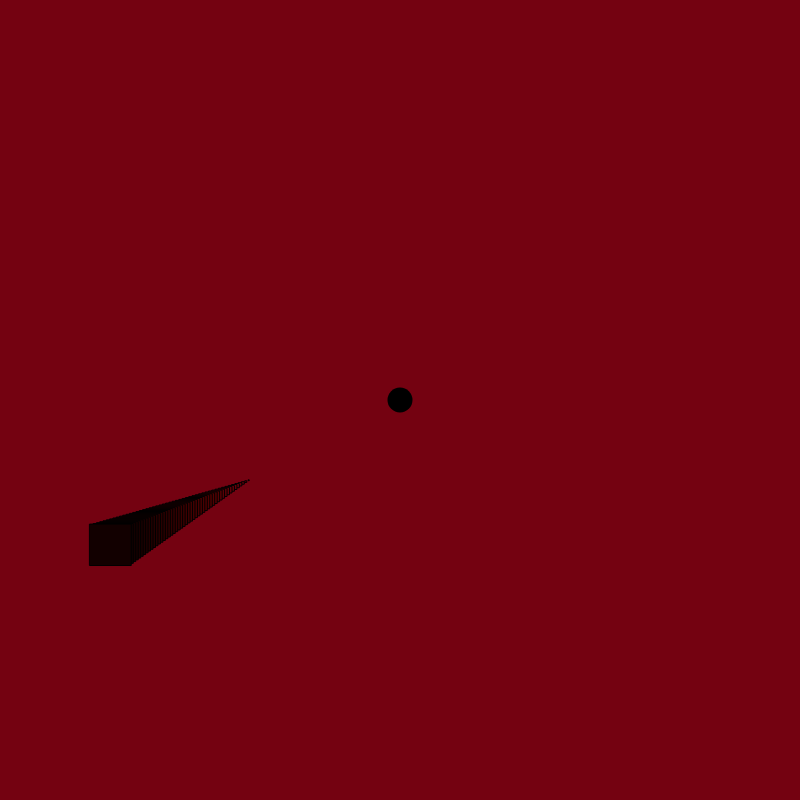
Frame 1 (no input)
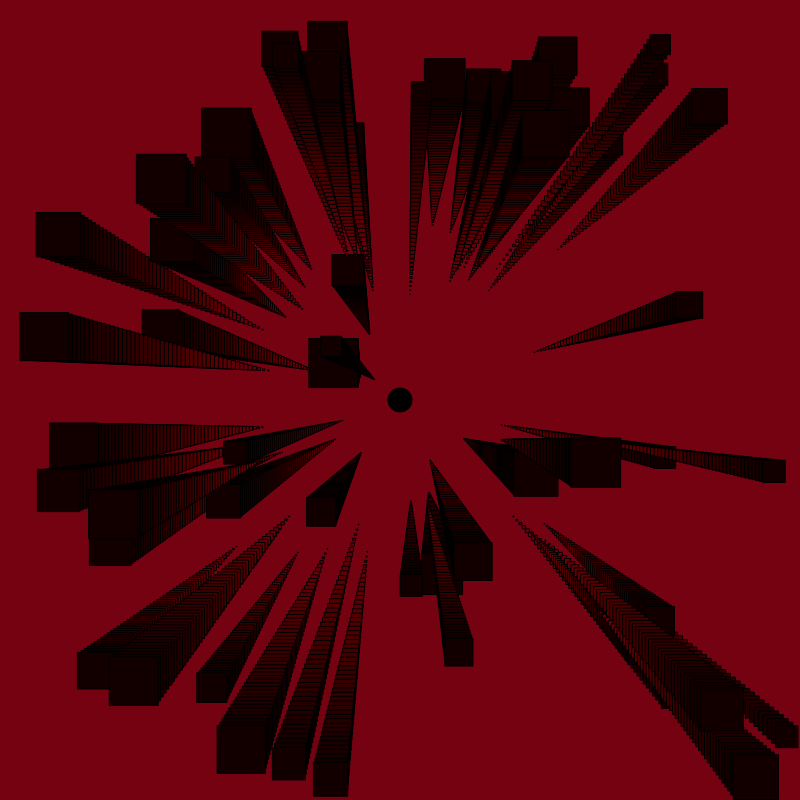
Frame 60 (no input)
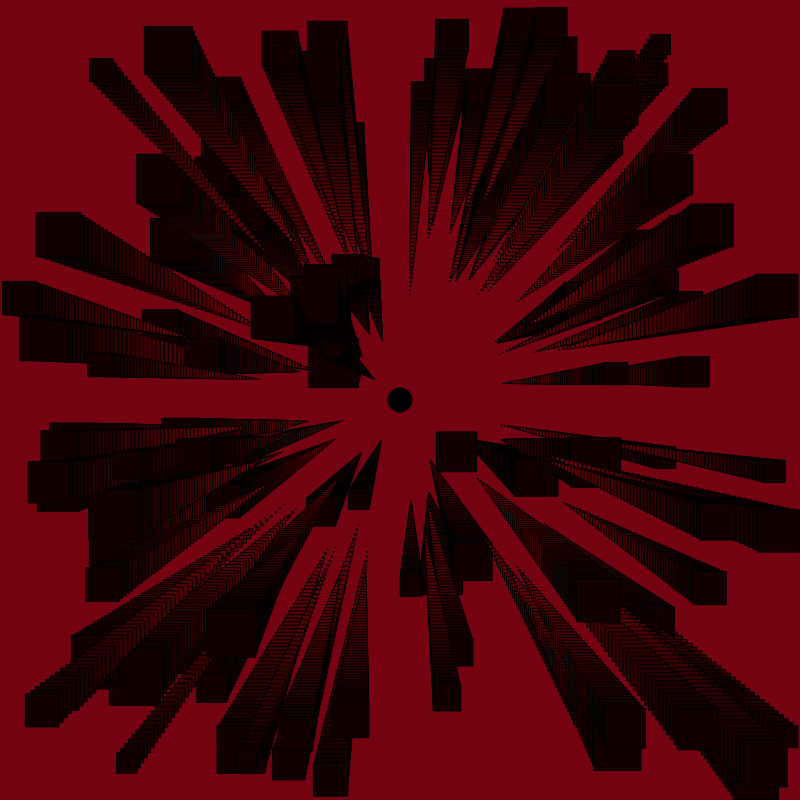
Frame 120 (the mouse pressed at the canvas centre since frame 60)

The p5.js sketch that drew these frames (run headless with seeded random() and noise() and a simulated clock; from frame 60 on, the mouse is pressed at the canvas centre):

// p5.js sketch
// ── sketch.js
//Comets and comet trails!

let num_squares = 150;
let c = 0;
let min_square_size = 20;
let max_square_size = 50;
let edge_thickness = 1;
let bool_array = [0, 1, 2, 3];
let comets = [];

function setup() {
  //num_squares = round(random(6, 12));

  createCanvas(800, 800);
  background('#740211');
  rectMode(CENTER);
  stroke(255);
  fill(255, 0);
  strokeWeight(edge_thickness);

  //draw center shape
  push();
  strokeWeight(0);
  stroke(255);
  fill(0);
  circle(width/2, height/2, 25);
  pop();

  console.log(num_squares);
}

function draw() {
  let square_size = random(min_square_size, max_square_size);
  let rand_bool = random(bool_array);
  let bound_x = abs(random(square_size/2, (width/2) - square_size/2));
  let bound_y = abs(random(square_size/2, (height/2) - square_size/2));

  if (rand_bool == 0) {
    bound_x *= -1;
  } else if (rand_bool == 1) {
    bound_x *= -1;
    bound_y *= -1;
  } else if (rand_bool == 2) {
    bound_y *= -1;
  }

  translate(width/2, height/2);

  let cometPos = createVector(bound_x, bound_y);
  let comet = new Comet(cometPos, square_size, c);
  comets.push(comet);

  if (c < num_squares) {
    console.log('x: ' + bound_x + ' y: ' + bound_y);
    comet.show();
  }
  
  c++;
}

// function mousePressed() {
//   let square_size = random(min_square_size, max_square_size);
//   let cometPos = createVector(mouseX, mouseY);
//   let comet = new Comet(cometPos, square_size, c);
//   comets.push(comet);

//   if (c < num_squares) {
//     //console.log('x: ' + bound_x + ' y: ' + bound_y);
//     comet.show();
//   }
  
//   c++;
// }

function is_intersecting(x, y, size, other_x, other_y, other_size) {
  //https://www.geeksforgeeks.org/find-two-rectangles-overlap/
  let l1 = createVector(x - size/2, x + size/2);
  let r1 = createVector(x + size/2, y - size/2);
  let l2 = createVector(other_x - other_size/2, other_y + other_size/2);
  let r2 = createVector(other_x + other_size/2, other_y - other_size/2);

  if (l1.x == r1.x || l1.y == r1.y || l2.x == r2.x || l2.y == r2.y) {
    return false;
  }

  if (l1.x >= r2.x || l2.x >= r1.x) {
    return false;
  }

  if (l1.y <= r2.y || l2.y <= r1.y) {
    return false;
  }

  return true;
}

  //Failed code for trying to stop object intersection:
  
  // if (c != 0 && c < num_squares) {
  //   OUTER_LOOP: while (intersection == true) {
  //     console.log(c);

  //     //Randomly generating x and y coordinates
  //     bound_x = round(random(square_size, (width/2) - square_size));
  //     bound_y = round(random(square_size, (height/2) - square_size));
    
  //     // if (rand_bool == 0) {
  //     //   bound_x *= -1;
  //     //   bound_y *= 1;
  //     // } else if (rand_bool == 1) {
  //     //   bound_x *= -1;
  //     //   bound_y *= -1;
  //     // } else if (rand_bool == 2) {
  //     //   bound_x *= 1;
  //     //   bound_y *= -1;
  //     // }

  //     //Checking each comet for intersection
  //     INNER_LOOP: for (let comet of comets) {
  //       intersection = is_intersecting(bound_x, bound_y, square_size, comet.pos_x, comet.pos_y, comet.size);

  //       //console.log("Inner loop intersecting?: " + intersection);
  //       if (intersection == true) {
  //         continue OUTER_LOOP;
  //       }
  //     }

  //     //console.log("Intersecting?: " + intersection);

  //     if (intersection == false) {
  //       break;
  //     } else {
  //       continue;
  //     }
  //   }
  // }

// ── comet.js
class Comet {
    constructor(position, size, count) {
        this.pos_x = position.x;
        this.pos_y = position.y;
        this.size = size;
        this.c = count;

        //corners - from top-left, clockwise
        this.corner_a = createVector(position.x - size/2, position.y + size/2); //top-left
        this.corner_b = createVector(position.x + size/2, position.y + size/2); //top-right
        this.corner_c = createVector(position.x + size/2, position.y - size/2); //bottom-right
        this.corner_d = createVector(position.x - size/2, position.y - size/2); //bottom-left
        this.corners = [this.corner_a, this.corner_b, this.corner_c, this.corner_d];  //alt: c, d, a, b

        this.num_tail_squares = 50;
    }

    check_quadrant() {
        if (this.pos_x < 0 && this.pos_y > 0) { //top-left quadrant, -x +y
            return 0;
        } else if (this.pos_x > 0 && this.pos_y > 0) { //top-right quadrant, +x +y
            return 1;
        } else if (this.pos_x < 0 && this.pos_y < 0) { //bottom-left quadrant, -x -y
            return 3;
        } else { //bottom-right quadrant
            return 2;
        }
    }

    draw_tail_lines() {
        //https://stackoverflow.com/questions/2886092/finding-coordinates-of-a-point-between-two-points
        this.quadrant = this.check_quadrant();
        let corner_x = this.corners[this.quadrant].x;
        let corner_y = this.corners[this.quadrant].y;
        let r = random(0.3, 0.51);

        push();
        stroke(255, 255, 255, 255);
        strokeWeight(1);
        //line(corner_x, corner_y, r * corner_x, r * corner_y);

        //For each corner, draw a line from that corner to the specified "tail point"
        for (let i = 0; i < 4; i++) {
            if (i != this.quadrant) {
                line(this.corners[i].x, this.corners[i].y, r * corner_x, r * corner_y);
            }
        }

        pop();
    }

    draw_tail_squares() {
        this.quadrant = this.check_quadrant();
        let corner_x = this.corners[this.quadrant].x;   //x-coordinate of corner
        let corner_y = this.corners[this.quadrant].y;   //y-coordinate of corner
        let r = random(0.3, 0.51);  //scale of line from origin to center of square - 0 = at origin point, 1 = at corner point
        let tail_origin = createVector(r * corner_x, r * corner_y); //origin point of tail
        let tail_distance = createVector(this.pos_x - tail_origin.x, this.pos_y - tail_origin.y); //distance from tail origin to center of square
        let size_increment = this.size / this.num_tail_squares;
        let dist_increment = createVector(tail_distance.x / this.num_tail_squares, tail_distance.y / this.num_tail_squares);

        //console.log("tail x to pos x: " + tail_distance.x + " tail y to pos y: " + tail_distance.y);
        //console.log("tail x: " + tail_origin.x + " , tail y: " + tail_origin.y);
        //console.log(dist(this.pos_x, tail_origin.x));

        for (let i = 1; i < this.num_tail_squares; i++) {
            fill(116 - 2 * i, 2 - i, 17 - i);
            push();
            square(tail_origin.x + (i * dist_increment.x), tail_origin.y + (i * dist_increment.y), (i - 1) * size_increment);
            pop();
        }
    }

    draw_tail_circles() {
        this.quadrant = this.check_quadrant();
        let corner_x = this.corners[this.quadrant].x;   //x-coordinate of corner
        let corner_y = this.corners[this.quadrant].y;   //y-coordinate of corner
        let r = random(0.3, 0.51);  //scale of line from origin to center of square - 0 = at origin point, 1 = at corner point
        let tail_origin = createVector(r * corner_x, r * corner_y); //origin point of tail
        let tail_distance = createVector(this.pos_x - tail_origin.x, this.pos_y - tail_origin.y); //distance from tail origin to center of square
        let size_increment = this.size / this.num_tail_squares;
        let dist_increment = createVector(tail_distance.x / this.num_tail_squares, tail_distance.y / this.num_tail_squares);

        //console.log("tail x to pos x: " + tail_distance.x + " tail y to pos y: " + tail_distance.y);
        //console.log("tail x: " + tail_origin.x + " , tail y: " + tail_origin.y);
        //console.log(dist(this.pos_x, tail_origin.x));

        for (let i = 1; i < this.num_tail_squares; i++) {
            push();
            fill(116 + i, 2 + i, 17);
            circle(tail_origin.x + (i * dist_increment.x), tail_origin.y + (i * dist_increment.y), (i - 1) * size_increment);
            pop();
        }
    }

    show() {
        //this.draw_tail_lines();
        let color = this.get_color();

        push();
        //fill(255, 202, 217);
        stroke(1);
        this.draw_tail_squares();
        //this.draw_tail_circles();
        square(this.pos_x, this.pos_y, this.size);
        pop();

        console.log(this.quadrant);
        //fill(255);
    }

    get_color() {
        //https://colorpalettes.net/color-palette-4296/
        //https://colorpalettes.net/color-palette-4243/
        if (this.c % 3 == 0) {
            return '#ef0195';
        } else if (this.c % 3 == 1) {
            return '#1b96f3';
        } else if (this.c % 3 == 2) {
            return '#f68741';
        }
    }
}
